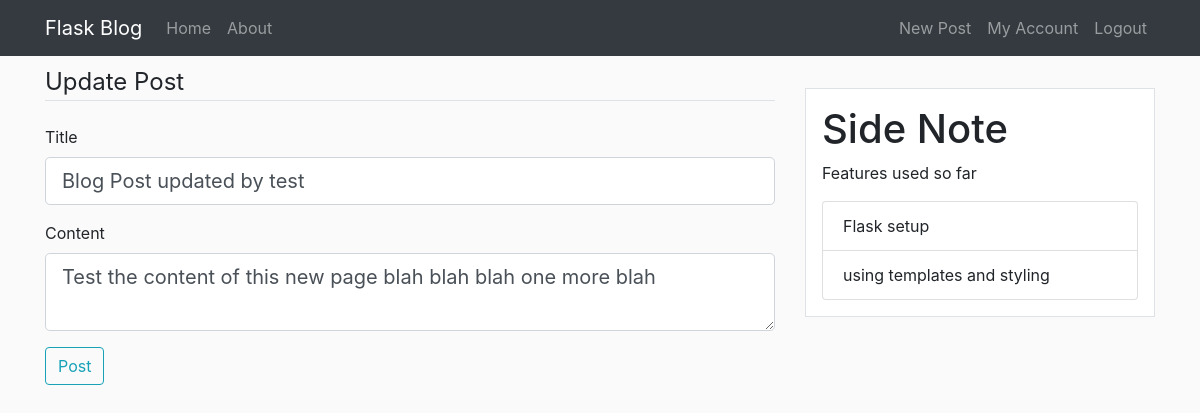
Page /post/3/update (signed in) on the committed database.
### flaskBlog/models.py (models this page shows, shortened)
class Post(db.Model):
    id = db.Column(db.Integer , primary_key = True)
    title = db.Column(db.String(100), nullable=False)
    date_posted = db.Column(db.DateTime, nullable=False, default=datetime.utcnow)
    content = db.Column(db.Text, nullable=False)
    user_id = db.Column(db.Integer, db.ForeignKey('user.id'), nullable=False)

### flaskBlog/posts/routes.py (the view)
@posts.route("/post/<int:post_id>/update",methods=['GET','POST'])
@login_required
def update_post(post_id):
    form = PostForm()
    post = Post.query.get_or_404(post_id)
    if current_user.id != post.author.id :
        abort(403)
    if form.validate_on_submit():
        post.title = form.title.data
        post.content = form.content.data
        db.session.commit()
        flash('Your post has been updated','success')
        return redirect(url_for('posts.post',post_id=post.id))
    elif request.method == 'GET':
        form.content.data = post.content
        form.title.data = post.title
    return render_template('create_post.html',title='Update Post',legend='Update Post',form=form)

### flaskBlog/posts/forms.py
class PostForm(FlaskForm):
    title = StringField('Title',validators=[DataRequired()])
    content = TextAreaField('Content',validators=[DataRequired()])
    submit = SubmitField('Post')

### flaskBlog/models.py (called while the page is built)
@login_manager.user_loader
def load_user(user_id):
    return User.query.get(int(user_id))

### flaskBlog/templates/create_post.html (shortened to what this page needs)
{% extends 'layout.html' %}
{% block content %}
<form method="POST" action="">
    <legend class="border-bottom mb-4 mt-2">{{ legend }}</legend>
    <div class="form-group">
        {{ form.title.label(class="form-control-label") }}
        {% if form.title.errors %}
        {{ form.title(class="form-control form-control-lg is-invalid") }}
        <div class="invalid-feedback">
            {% for error in form.title.errors %}
            <span>{{ error }}</span>
            {% endfor %}
        </div>
        {% else %}
        {{ form.title(class="form-control form-control-lg") }}
        {% endif %}
    </div>
    <div class="form-group">
        {{ form.content.label(class="form-control-label") }}
        {% if form.content.errors %}
        {{ form.content(class="form-control form-control-lg is-invalid") }}
        <div class="invalid-feedback">
            {% for error in form.content.errors %}
            <span>{{ error }}</span>
            {% endfor %}
        </div>
        {% else %}
        {{ form.content(class="form-control form-control-lg") }}
        {% endif %}
    </div>
    <div class="form-group">
        {{ form.submit(class="btn btn-outline-info") }}
    </div>
</form>
{% endblock %}

### flaskBlog/static/main.css (style rules this page uses)
body { background: #fafafa; }

### rows in the picture
Post: title "Blog Post updated by test", content "Test the content of this new page blah blah blah one more blah"

### other values in the picture
{{ legend }} "Update Post"
